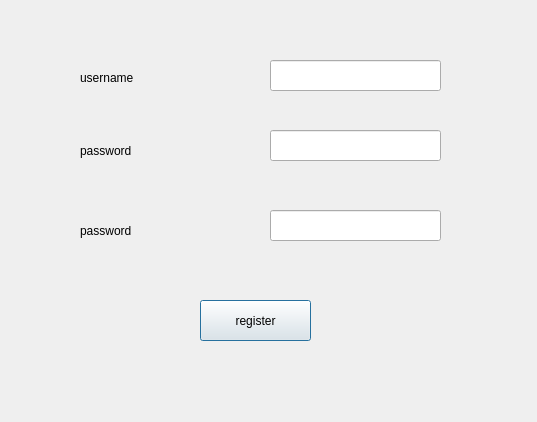
<?xml version="1.0" encoding="UTF-8"?>
<ui version="4.0">
 <class>Register</class>
 <widget class="QDialog" name="Register">
  <property name="geometry">
   <rect>
    <x>0</x>
    <y>0</y>
    <width>537</width>
    <height>422</height>
   </rect>
  </property>
  <property name="windowTitle">
   <string>Dialog</string>
  </property>
  <widget class="QLineEdit" name="le_username">
   <property name="geometry">
    <rect>
     <x>270</x>
     <y>60</y>
     <width>171</width>
     <height>31</height>
    </rect>
   </property>
  </widget>
  <widget class="QLineEdit" name="le_password">
   <property name="geometry">
    <rect>
     <x>270</x>
     <y>130</y>
     <width>171</width>
     <height>31</height>
    </rect>
   </property>
  </widget>
  <widget class="QLineEdit" name="le_password2">
   <property name="geometry">
    <rect>
     <x>270</x>
     <y>210</y>
     <width>171</width>
     <height>31</height>
    </rect>
   </property>
  </widget>
  <widget class="QPushButton" name="pb_register">
   <property name="geometry">
    <rect>
     <x>200</x>
     <y>300</y>
     <width>111</width>
     <height>41</height>
    </rect>
   </property>
   <property name="text">
    <string>register</string>
   </property>
  </widget>
  <widget class="QLabel" name="label_regresult">
   <property name="geometry">
    <rect>
     <x>80</x>
     <y>330</y>
     <width>371</width>
     <height>41</height>
    </rect>
   </property>
   <property name="text">
    <string/>
   </property>
  </widget>
  <widget class="QLabel" name="label">
   <property name="geometry">
    <rect>
     <x>80</x>
     <y>70</y>
     <width>72</width>
     <height>15</height>
    </rect>
   </property>
   <property name="text">
    <string>username</string>
   </property>
  </widget>
  <widget class="QLabel" name="label_2">
   <property name="geometry">
    <rect>
     <x>80</x>
     <y>140</y>
     <width>81</width>
     <height>21</height>
    </rect>
   </property>
   <property name="text">
    <string>password</string>
   </property>
  </widget>
  <widget class="QLabel" name="label_3">
   <property name="geometry">
    <rect>
     <x>80</x>
     <y>220</y>
     <width>81</width>
     <height>21</height>
    </rect>
   </property>
   <property name="text">
    <string>password</string>
   </property>
  </widget>
 </widget>
 <resources/>
 <connections/>
</ui>
